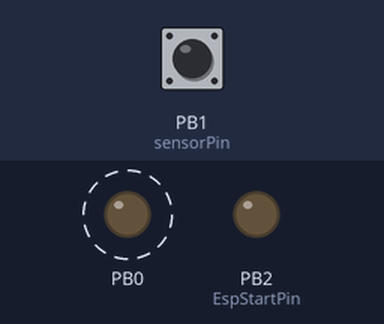
Recording of a sketch running on a simulated ATtiny85, built with avr-gcc and run on an emulated ATtiny85. Parts: output pins drawn as LEDs (lit = HIGH). Dashed ring = blinking. The inputs (shaded band) are chosen by the test bench; at power-on: PB1 (sensorPin) LOW. Sleep ends after the set time or at an interrupt.

Above: at 0.95 s.
1.3 s: PB1 (sensorPin) pulsed HIGH 2 times (0.12 s each, 0.3 s apart)
At 3.4 s:
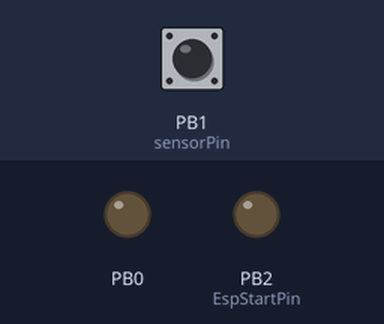
Timing chart, 0 to 4.9 s (numbered marks = the images above; inputs shaded):
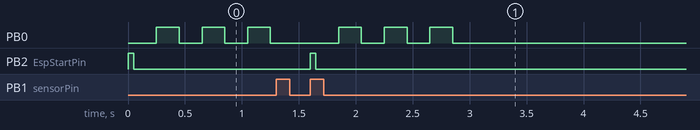

Measured:
- after the input at 1.3 s, PB0: alternates HIGH for 0.20 s and LOW for 0.20 s, 6 changes in all, then stays LOW, starting after 0.55 s; PB2 (EspStartPin): LOW → HIGH after 0.30 s, → LOW 0.05 s later
- by itself, PB0: alternates HIGH for 0.20 s and LOW for 0.20 s

The sketch:

attiny_final_deep_sleep.ino
```cpp
#include <avr/sleep.h>

#ifndef cbi
#define cbi(sfr, bit) (_SFR_BYTE(sfr) &= ~_BV(bit))
#endif
#ifndef sbi
#define sbi(sfr, bit) (_SFR_BYTE(sfr) |= _BV(bit))
#endif


int sensorPin = 1;//REED SWITCH
int EspStartPin = 2;//ESP POWER


void setup() {

  pinMode(EspStartPin, OUTPUT);
  pinMode(sensorPin, INPUT);
  pinMode(0, OUTPUT);

  sbi(GIMSK, PCIE);
  sbi(PCMSK, PCINT1);
}

void system_sleep() {
  cbi(ADCSRA, ADEN);
  set_sleep_mode(SLEEP_MODE_PWR_DOWN);
  sleep_mode();
  sbi(ADCSRA, ADEN);
}
ISR(PCINT0_vect) {
}

void blinkMe() {
  digitalWrite(0, HIGH);
  delay(200);
  digitalWrite(0, LOW);
  delay(200);
}

void loop() {
  if (digitalRead(sensorPin) == HIGH || digitalRead(sensorPin) == LOW ) {
    digitalWrite(EspStartPin, HIGH);
    delay(50);
    digitalWrite(EspStartPin, LOW);
    delay(200);
    blinkMe(); blinkMe(); blinkMe();
    system_sleep();
  }
}
```
